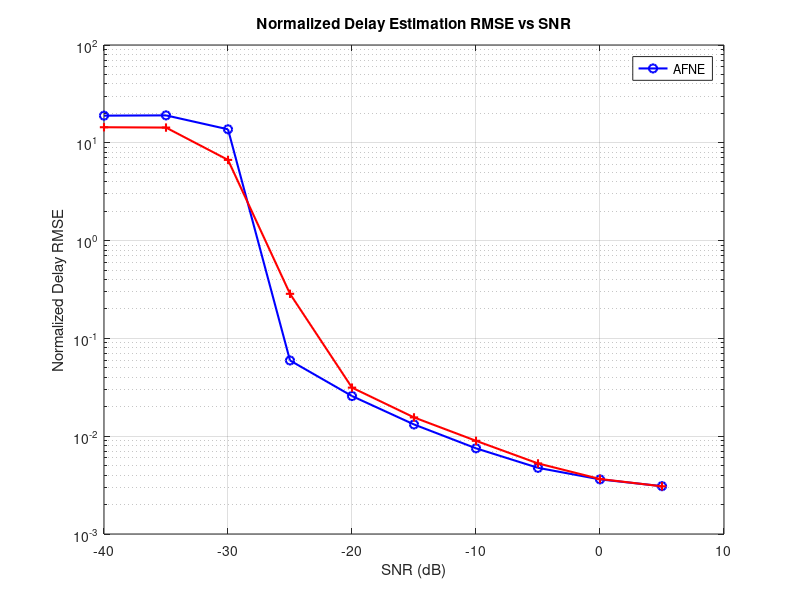
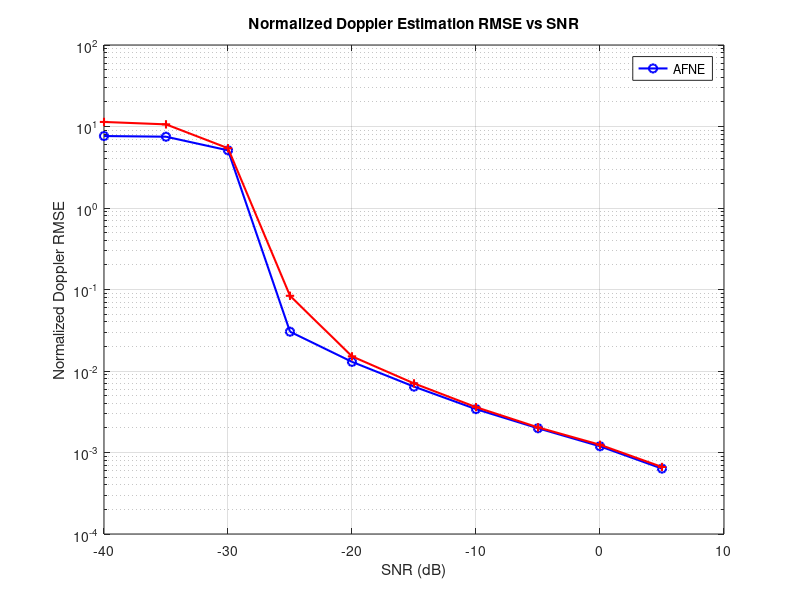

Reproduce these figures in MATLAB, in order.
close all
clear

sample_data_AFNE = load("result/2026-09-24/AFDM_MC_SNR_RMSE_N128_20260924_144322.mat");
symbol_data_RFT = load("result/2026-09-24/AFDM_MC_SNR_RMSE_N128_20260924_144322.mat");
symbol_sim_result_AFNE = sample_data_AFNE.mc_result;
RFT_symbol_sim_result = symbol_data_RFT.mc_result;

figure;
semilogy(RFT_symbol_sim_result.SNR_dB_set, RFT_symbol_sim_result.RFT_delay_rmse, 'b-o', 'LineWidth', 1.5);
hold on;
semilogy(symbol_sim_result_AFNE.SNR_dB_set, symbol_sim_result_AFNE.AFNE_delay_rmse, 'r+-', 'LineWidth', 1.5);
grid on;
legend('RFT','AFNE');
legend('AFNE');
xlabel('SNR (dB)');
ylabel('Normalized Delay RMSE');
title('Normalized Delay Estimation RMSE vs SNR');

figure;
semilogy(RFT_symbol_sim_result.SNR_dB_set, RFT_symbol_sim_result.RFT_doppler_rmse, 'b-o', 'LineWidth', 1.5);
hold on;
semilogy(symbol_sim_result_AFNE.SNR_dB_set, symbol_sim_result_AFNE.AFNE_doppler_rmse, 'r+-', 'LineWidth', 1.5);
grid on;
% legend('RFT','AFNE');
legend('AFNE');
xlabel('SNR (dB)');
ylabel('Normalized Doppler RMSE');
title('Normalized Doppler Estimation RMSE vs SNR');

% figure;
% semilogy(RFT_symbol_sim_result.SNR_dB_set, RFT_symbol_sim_result.RFT_range_rmse_m, 'b-o', 'LineWidth', 1.5);
% hold on;
% semilogy(symbol_sim_result_AFNE.SNR_dB_set, symbol_sim_result_AFNE.AFNE_range_rmse_m, 'r+-', 'LineWidth', 1.5);
% grid on;
% legend('RFT','AFNE');
% xlabel('SNR (dB)');
% ylabel('Range RMSE (m)');
% title('Range Estimation RMSE vs SNR');
%
% figure;
% semilogy(RFT_symbol_sim_result.SNR_dB_set, RFT_symbol_sim_result.RFT_velocity_rmse_mps, 'b-o', 'LineWidth', 1.5);
% hold on;
% semilogy(symbol_sim_result_AFNE.SNR_dB_set, symbol_sim_result_AFNE.AFNE_velocity_rmse_mps, 'r+-', 'LineWidth', 1.5);
% grid on;
% legend('RFT','AFNE');
% xlabel('SNR (dB)');
% ylabel('Velocity RMSE (m/s)');
% title('Velocity Estimation RMSE vs SNR');
